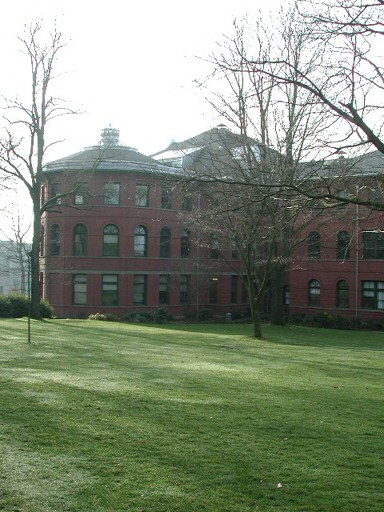
#> input picture hw2/test_images/prtn00.jpg, 384 x 512 px; its folder holds only this picture in this run
$ jupyter execute --allow-errors main.ipynb   (older library calls are emulated)
#> lines starting #> are read from the running program, lines starting #| are printed output that depends on the picture
[cell 1]
import cv2
import os
import numpy as np
import math

[cell 2]
def read_images(img_dir):

    # Define the image file extensions to be read
#> called with img_dir = 'test_images'
    img_exts = (".jpg", ".jpeg", ".png")

    # Initialize an empty list to store the images
    images = []

    # Loop through all the files in the directory
    for file in sorted(os.listdir(img_dir)):
        # Check if the file has a valid image extension
        if file.lower().endswith(img_exts):
            # Read the image using OpenCV
            img = cv2.imread(os.path.join(img_dir, file))
#> img is the input picture: shape (512, 384, 3); mean B, G, R 121.6, 140.8, 130.6
            # # Convert the image to grayscale and append it to the list
            # gray = cv2.cvtColor(img, cv2.COLOR_BGR2GRAY)
            images.append(img)


    # Convert the list of images to a 2D numpy array
    img_array = np.array(images)

    return img_array

[cell 3]
def cylindrical_warp(img_array, f):

#> called with img_array = array of shape (1, 512, 384, 3), f = 900
    proj_images = []

    for img in img_array:
        # Get the dimensions of each image
        # height, width, channels = img.shape
        height, width, channel = img.shape
        # Define the center of the cylindrical coordinates
        x0 = width // 2
        y0 = height // 2


        # Create a new image with the same size as the original image
        proj_img = np.zeros_like(img)
        # Iterate over each pixel in the new image
        for i in range(height):
            for j in range(width):
                b=img[i,j,0]
                g=img[i,j,1]
                r=img[i,j,2]
                # Convert the pixel's (x, y) coordinates to cylindrical coordinates (h, theta)
                x = j - x0
                y = i - y0

                h = y/math.sqrt(x**2 + f**2)
                theta = math.atan(x / f)

                # Calculate the new (x, y) coordinates from the cylindrical coordinates using the inverse transform

                x_new = f*theta + x0
                y_new = f*h + y0

                # Round the new (x, y) coordinates to the nearest integer to get the corresponding pixel in the original image
                x_new_rd = int(round(x_new))
                y_new_rd = int(round(y_new))

                proj_img[y_new_rd, x_new_rd, 0] = b
                proj_img[y_new_rd, x_new_rd, 1] = g
                proj_img[y_new_rd, x_new_rd, 2] = r


        proj_images.append(proj_img)
#> this loop made 1 pass
#> (height, width, channel, x0, y0) on pass 1: (512, 384, 3, 192, 256)
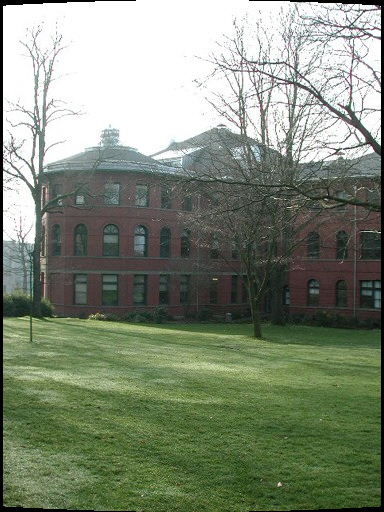
#> proj_img: shape (512, 384, 3); mean of channels 0, 1, 2 118.8, 137.5, 127.6; drawn as B, G, R
#> after the loop, proj_images = 1 item

    proj_array = np.array(proj_images)

    # cv.imshow("proj_img0", proj_array[0])
    # cv.waitKey(0)
    # cv.destroyAllWindows()

    return proj_array

[cell 4]
# [61 lines left out: function feature_detection, not called in this run]

[cell 5]
import cv2
import numpy as np

def harris_corner_detection(image, block_size=3, ksize=3, k=0.04, threshold=0.06):
    # Convert the input image to grayscale
#> called with block_size = 3, ksize = 3, k = 0.04, threshold = 0.06
    gray = cv2.cvtColor(image, cv2.COLOR_BGR2GRAY)
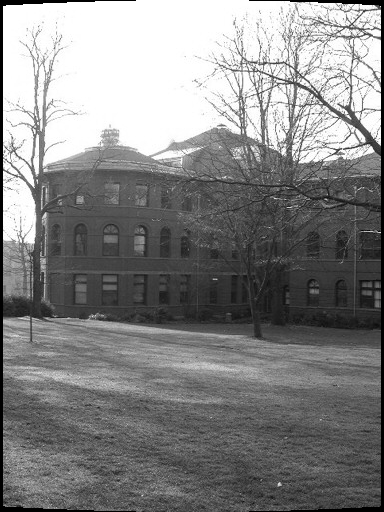
#> gray: shape (512, 384); min 0, max 255, mean 132.4

    # Calculate the derivatives of the image using the Sobel operator
    Ix = cv2.Sobel(gray, cv2.CV_64F, 1, 0, ksize=ksize)
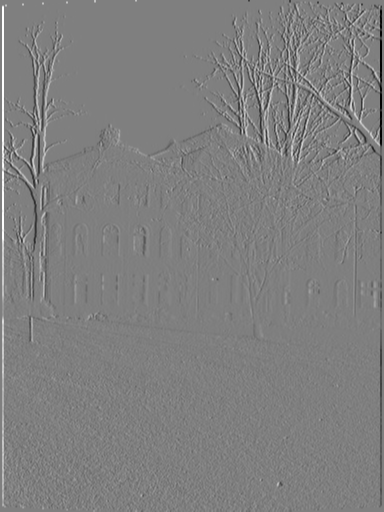
#> Ix: shape (512, 384) float64; min -1020, max 1020, mean 0; drawn with min black and max white
    Iy = cv2.Sobel(gray, cv2.CV_64F, 0, 1, ksize=ksize)
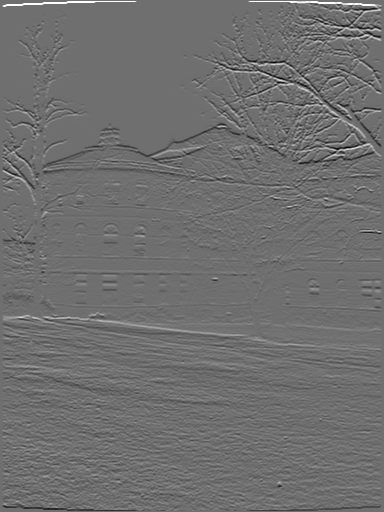
#> Iy: shape (512, 384) float64; min -795, max 1020, mean -1.1; drawn with min black and max white

    # Compute the products of derivatives at each pixel
    Ix2 = Ix ** 2
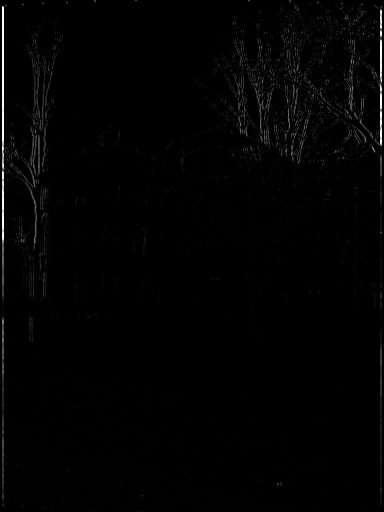
#> Ix2: shape (512, 384) float64; min 0, max 1040400, mean 11934.6; drawn with min black and max white
    Iy2 = Iy ** 2
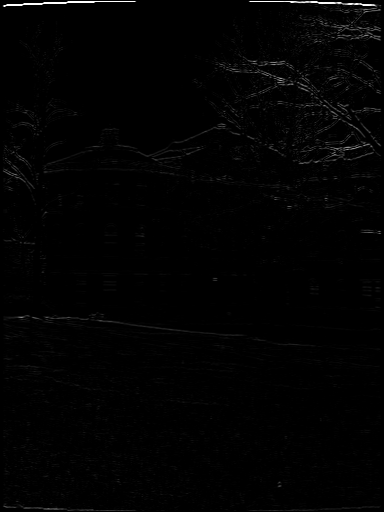
#> Iy2: shape (512, 384) float64; min 0, max 1040400, mean 10737.8; drawn with min black and max white
    Ixy = Ix * Iy
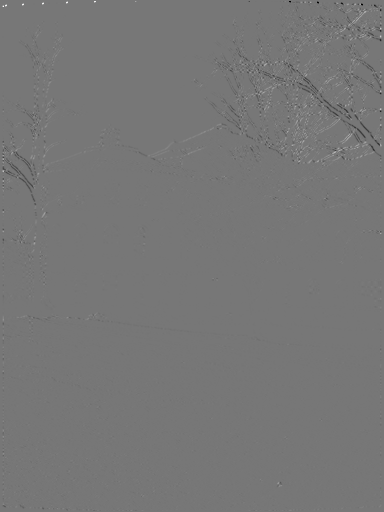
#> Ixy: shape (512, 384) float64; min -513291, max 585225, mean -459.2; drawn with min black and max white

    # Compute the sum of products of derivatives over a local window
    if ksize % 2 == 0 or ksize < 1:
        raise ValueError("Invalid ksize parameter.")
    Sx2 = cv2.boxFilter(Ix2, cv2.CV_64F, (ksize, ksize))
    Sy2 = cv2.boxFilter(Iy2, cv2.CV_64F, (ksize, ksize))
    Sxy = cv2.boxFilter(Ixy, cv2.CV_64F, (ksize, ksize))

    # Compute the Harris response for each pixel
    det = (Sx2 * Sy2) - (Sxy ** 2)
    trace = Sx2 + Sy2
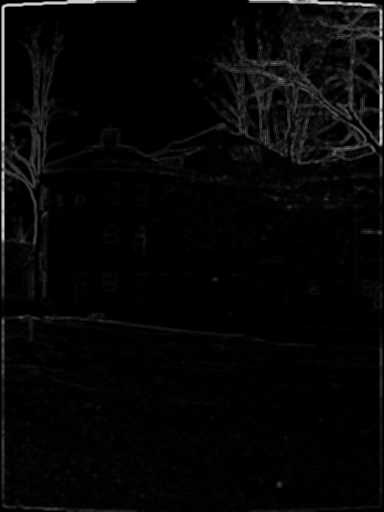
#> trace: shape (512, 384) float64; min 0, max 867000, mean 22932.7; drawn with min black and max white
    response = det - k * (trace ** 2)
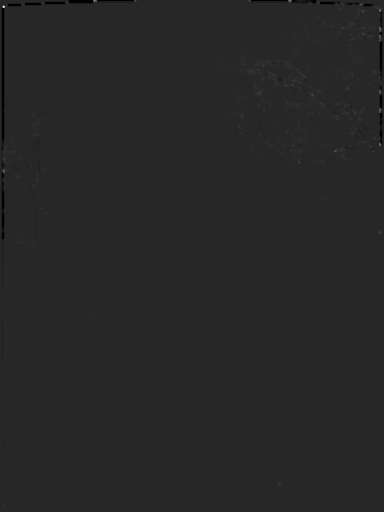
#> response: shape (512, 384) float64; min -1.92e+10, max 1.05e+11, mean -39481036.5; drawn with min black and max white

    # Threshold the response to obtain candidate corners
    response[response < threshold * response.max()] = 0

    # Find the coordinates of the remaining corners
    coords = np.argwhere(response > 0)
#> coords = 225 pairs, first value 0 to 483, second value 2 to 381
    coords = [tuple(coord[::-1]) for coord in coords]
#> coords = 225 pairs, first value 2 to 381, second value 0 to 483

    # Draw circles around the detected corners
    for corner in coords:
        cv2.circle(image, corner, 3, (0, 255, 0), -1)
#> this loop made 225 passes
#> corner on passes 1 to 3: (93, 0), (94, 0), (95, 0)
#> `corners0 = harris_corner_detection(proj_array[0])`: corners0 has the same summary as coords in harris_corner_detection

    # Display the image with detected corners
    cv2.imshow('Harris Corner Detection', image)
    cv2.waitKey(0)
    cv2.destroyAllWindows()

    return coords

[cell 6]
# [44 lines left out: function feature_descriptor, not called in this run]

[cell 7]
# [16 lines left out: function old_feature_matching, not called in this run]

[cell 8]
# [17 lines left out: function new_feature_matching, not called in this run]

[cell 9]
# [9 lines left out: function draw_matches, not called in this run]

[cell 10]
# [10 lines left out: function coord_draw_matches, not called in this run]

[cell 11]
import numpy as np

# [65 lines left out: function find_homography, not called in this run]

[cell 12]
# [12 lines left out: function good_matching, not called in this run]

# [12 lines of commented-out code are left out]

[cell 13]
# [37 lines left out: function stitch_images, not called in this run]

#> (a cell that did not finish here is left out)

$ run again, on hw2/test_images/prtn04.jpg
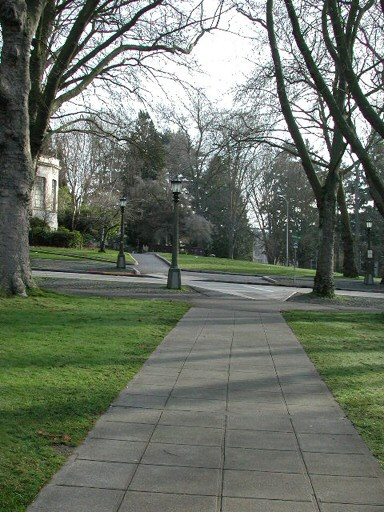
#> input picture hw2/test_images/prtn04.jpg, 384 x 512 px
#> in read_images, img is the input picture: shape (512, 384, 3); mean B, G, R 103, 115, 107.2
#> the loop in cylindrical_warp, `for img in img_array:` made 1 pass
#> (height, width, channel, x0, y0) on pass 1: (512, 384, 3, 192, 256)
#> after the loop in cylindrical_warp, `for img in img_array:`: proj_images = 1 item
#> in harris_corner_detection, `response = det - k * (trace ** 2)`:
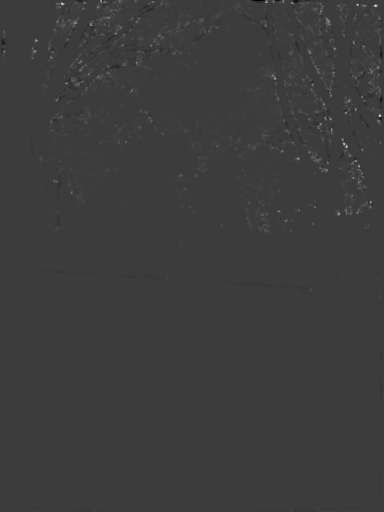
#> response: shape (512, 384) float64; min -1.8e+10, max 5.83e+10, mean 195993266.3; drawn with min black and max white
#> in harris_corner_detection, `coords = np.argwhere(response > 0)`: coords = 3107 pairs, first value 0 to 290, second value 2 to 381
#> in harris_corner_detection, `coords = [tuple(coord[::-1]) for coord in coords]`: coords = 3107 pairs, first value 2 to 381, second value 0 to 290
#> the loop in harris_corner_detection, `for corner in coords:` made 3107 passes
#> corner on passes 1 to 3: (100, 0), (101, 0), (104, 0)
#> after the loop in harris_corner_detection, `for corner in coords:`:
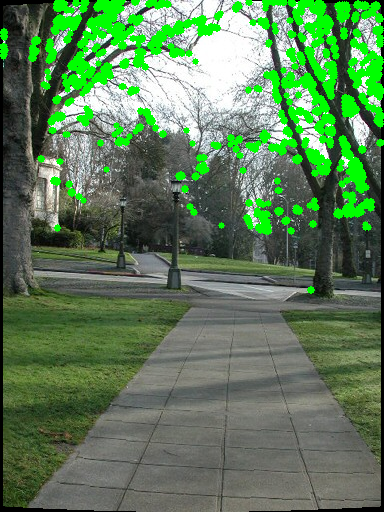
#> image: shape (512, 384, 3); mean of channels 0, 1, 2 87, 125.2, 91.6; drawn as B, G, R
#> corners0 has the same summary as coords in harris_corner_detection

$ run again, on hw2/test_images/prtn05.jpg
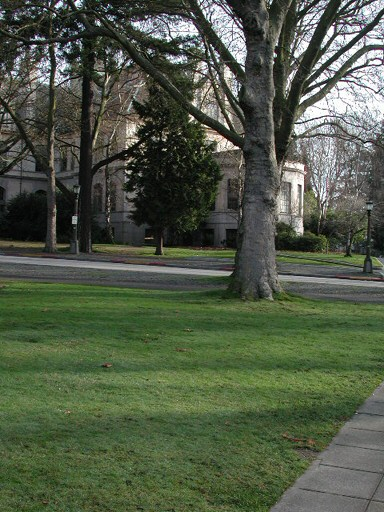
#> input picture hw2/test_images/prtn05.jpg, 384 x 512 px
#> in read_images, img is the input picture: shape (512, 384, 3); mean B, G, R 70.3, 89.8, 80
#> the loop in cylindrical_warp, `for img in img_array:` made 1 pass
#> (height, width, channel, x0, y0) on pass 1: (512, 384, 3, 192, 256)
#> after the loop in cylindrical_warp, `for img in img_array:`: proj_images = 1 item
#> in harris_corner_detection, `response = det - k * (trace ** 2)`:
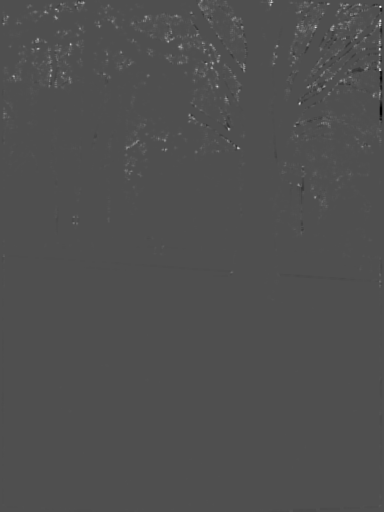
#> response: shape (512, 384) float64; min -1.83e+10, max 4.02e+10, mean 148377069; drawn with min black and max white
#> in harris_corner_detection, `coords = np.argwhere(response > 0)`: coords = 3640 pairs, first value 0 to 286, second value 2 to 381
#> in harris_corner_detection, `coords = [tuple(coord[::-1]) for coord in coords]`: coords = 3640 pairs, first value 2 to 381, second value 0 to 286
#> the loop in harris_corner_detection, `for corner in coords:` made 3640 passes
#> corner on passes 1 to 3: (200, 0), (201, 0), (202, 0)
#> after the loop in harris_corner_detection, `for corner in coords:`:
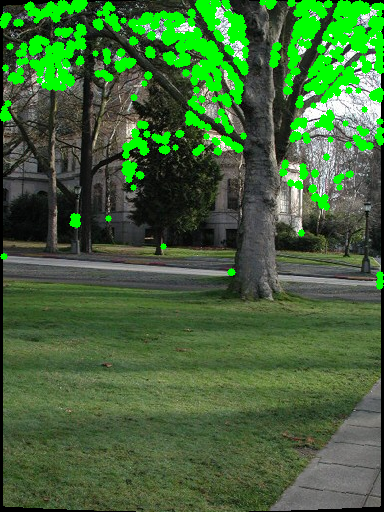
#> image: shape (512, 384, 3); mean of channels 0, 1, 2 56.4, 102.8, 66.1; drawn as B, G, R
#> corners0 has the same summary as coords in harris_corner_detection
